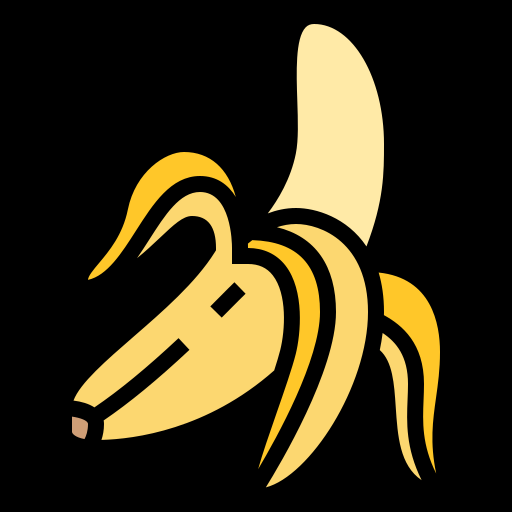
#> input picture PYC/Resource/banana.png, 512 x 512 px
$ python portfolio.py
#> lines starting #> are read from the running program, lines starting #| are printed output that depends on the picture
"""
OpenCV 손동작 메뉴 + 과일 터치 게임

[메인 실행 흐름]
- 카메라 프레임을 읽고 전처리한 뒤 움직임 마스크를 생성합니다.
- 상태값(state_now)으로 메뉴/카운트다운/게임/결과/설정 화면을 전환합니다.
- 버튼 선택과 과일 히트는 ROI 움직임 비율과 픽셀 수로 판정합니다.

[핵심 구성]
- Target / TargetPool: 타겟 상태와 재등장 관리
- ImageTool / DrawTool: 이미지 로드와 화면 출력
- MotionTool / MenuTool: 움직임 분석과 입력 상태 초기화
"""

# 경로 처리(리소스 폴더 탐색), 랜덤 값(위치/점수), 시간(쿨다운/경과시간) 계산용 모듈
import os
import random
import time

# OpenCV: 카메라/영상 처리/텍스트·도형 출력
# NumPy: 이미지(배열) 생성·합성 시 데이터 타입/채널 연산
import cv2
import numpy as np


# 과일 타겟 1개에 대한 "상태 + 동작"을 묶은 클래스
# 여기서 관리하는 값들은 게임 중 계속 바뀌므로 객체 단위로 묶어두면 추적이 쉽다.
class Target:
    def __init__(self, sprite_asset, hit_radius=40, score_gain=10):
        # 화면에 실제로 그릴 스프라이트(RGBA)
        self.sprite_asset = sprite_asset
        # 타겟 충돌 범위(원의 반지름)
        self.hit_radius = hit_radius
        # 이 타겟을 맞췄을 때 얻는 점수
        self.score_gain = score_gain

        # 현재 타겟 중심 좌표(프레임 기준)
        self.pos_x = 0
        self.pos_y = 0

        # 활성 여부: True면 화면에 표시/판정 대상, False면 대기 상태
        self.active_flag = False
        # 비활성 상태에서 다음 재등장 가능 시각
        self.respawn_time = 0.0
        # 마지막으로 히트된 시각(연속 중복 판정 방지)
        self.hit_time_last = 0.0
        # 스폰 직후 보호 종료 시각(바로 사라지는 문제 방지)
        self.guard_time_spawn = 0.0

    # [17 lines left out: functions activate_target, deactivate_target, not called in this run]


# 타겟 여러 개를 "묶어서" 관리하는 풀 클래스
# 생성/삭제 대신 활성/비활성만 바꿔 재사용하는 구조(가벼운 풀링 개념)
class TargetPool:
    def __init__(self, target_list):
        self.target_list = target_list

    def spawn_targets(self, active_count, frame_width, frame_height, now_time=None):
        # 앞쪽 active_count 개만 활성화, 나머지는 비활성화
        # 게임 시작/종료 시점에 전체 타겟 상태를 빠르게 맞추기 위한 함수
        for idx, target_obj in enumerate(self.target_list):
            if idx < active_count:
                target_obj.activate_target(frame_width, frame_height, now_time)
            else:
                target_obj.active_flag = False

    # [10 lines left out: functions list_activeTargets, update_respawnTargets, not called in this run]

class ImageTool:

    @staticmethod
    def convert_rgbaImage(raw_image):
        # 이미지 로드 실패(None)면 그대로 반환해서 상위 함수가 fallback 처리하도록 함
        if raw_image is None:
            return None

        # 1채널(그레이스케일) 이미지는 BGRA 4채널로 변환
        # -> 이후 합성 루틴이 "항상 4채널"이라고 가정해도 안전해짐
        if raw_image.ndim == 2:
            raw_image = cv2.cvtColor(raw_image, cv2.COLOR_GRAY2BGRA)

        # 3채널(BGR) 이미지는 알파 채널(255)을 붙여 BGRA로 통일
        if raw_image.ndim == 3 and raw_image.shape[2] == 3:
            alpha_layer = np.full((raw_image.shape[0], raw_image.shape[1], 1), 255, dtype=np.uint8)
            raw_image = np.concatenate([raw_image, alpha_layer], axis=2)
        return raw_image

    @staticmethod
    def load_resizedImage(file_path, image_size):
        # 파일을 원본 채널 상태로 읽고(IMREAD_UNCHANGED),
        # 위 convert_rgbaImage로 채널 형식을 통일한다.
#> called with file_path = 'PYC/Resource/banana.png', image_size = (80, 80)
        loaded_image = cv2.imread(file_path, cv2.IMREAD_UNCHANGED)
#> loaded_image is the input picture: shape (512, 512, 4); mean B, G, R, A 25.4, 48.8, 57, 111.2
        loaded_image = ImageTool.convert_rgbaImage(loaded_image)
        if loaded_image is None:
            return None

        # image_size는 (width, height)
        # INTER_AREA는 축소 시 품질이 비교적 안정적이라 버튼/과일 아이콘에 적합
        return cv2.resize(loaded_image, image_size, interpolation=cv2.INTER_AREA)
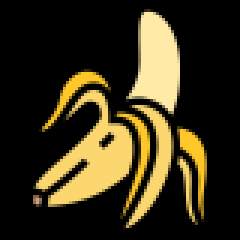
#> returned value: shape (80, 80, 4) (shown 3 times larger); mean of channels 0, 1, 2, 3 25.4, 48.8, 57, 111.2; drawn as B, G, R

    # [33 lines left out: function make_fallbackCircle, not called in this run]

    @staticmethod
    def make_fallbackSquare(sprite_size):
        # square.png가 없을 때 메뉴 버튼 베이스로 쓰는 대체 사각형
        width_size, height_size = sprite_size
        sprite_img = np.zeros((height_size, width_size, 4), dtype=np.uint8)

        # 내부 채우기 + 외곽선으로 버튼처럼 보이도록 구성
        cv2.rectangle(sprite_img, (6, 6), (width_size - 6, height_size - 6), (180, 180, 180, 255), -1)
        cv2.rectangle(sprite_img, (6, 6), (width_size - 6, height_size - 6), (90, 90, 90, 255), 3)
        return sprite_img

    @staticmethod
    def load_fruitAssets():
        # 현재 파일(OpenCV/portfolio.py) 기준 상위 폴더(PYC) 계산
        base_dir = os.path.abspath(os.path.join(os.path.dirname(__file__), ".."))
        resource_dir = os.path.join(base_dir, "Resource")

        file_name_list = ["banana.png", "strawberry.png", "watermelon.png"]
        fruit_assets = []

        # 이미지가 존재하면 (이름, 이미지) 튜플로 적재
        for file_name in file_name_list:
            file_path = os.path.join(resource_dir, file_name)
            image_asset = ImageTool.load_resizedImage(file_path, (80, 80))
            if image_asset is None:
                print(f"[WARN] 이미지 로드 실패: {file_path}")
                continue
            fruit_assets.append((os.path.splitext(file_name)[0], image_asset))

        # 전부 실패한 경우에도 게임이 시작되게 fallback 1개를 넣는다.
        if not fruit_assets:
            fruit_assets.append(("fallback", ImageTool.make_fallbackCircle((80, 80))))

        return fruit_assets

    @staticmethod
    def load_squareAsset(sprite_size=(240, 130)):
        # 버튼 베이스 이미지(square.png) 로드
        base_dir = os.path.abspath(os.path.join(os.path.dirname(__file__), ".."))
        file_path = os.path.join(base_dir, "Resource", "square.png")
        square_asset = ImageTool.load_resizedImage(file_path, sprite_size)
        if square_asset is None:
            # 누락 시에도 메뉴 UI 동작 보장을 위해 fallback 반환
            return ImageTool.make_fallbackSquare(sprite_size)
        return square_asset

    @staticmethod
    def tint_squareAsset(square_asset, color_bgr):
        # 같은 버튼 베이스를 색상만 바꿔 3종 버튼으로 재사용
        out_img = square_asset.copy()
        base_rgb = out_img[:, :, :3].astype(np.float32)
        color_layer = np.zeros_like(base_rgb)
        color_layer[:] = np.array(color_bgr, dtype=np.float32)

        # 원본 질감 40% + 지정 색상 60%로 혼합
        mixed_rgb = cv2.addWeighted(base_rgb, 0.40, color_layer, 0.60, 0)
        out_img[:, :, :3] = mixed_rgb.astype(np.uint8)
        return out_img

class DrawTool:

    @staticmethod
    def draw_spriteCenter(frame_img, sprite_asset, center_x, center_y):
        # sprite 크기를 가져와 중심 좌표 기준으로 배치할 박스를 계산
        sprite_h, sprite_w = sprite_asset.shape[:2]

        x1 = int(center_x - sprite_w // 2)
        y1 = int(center_y - sprite_h // 2)
        x2 = x1 + sprite_w
        y2 = y1 + sprite_h

        # 프레임 밖으로 완전히 나간 경우는 그릴 필요가 없으므로 종료
        frame_h, frame_w = frame_img.shape[:2]
        if x2 <= 0 or y2 <= 0 or x1 >= frame_w or y1 >= frame_h:
            return

        # 프레임 경계로 클리핑(일부만 걸친 경우 안전 처리)
        clip_x1 = max(0, x1)
        clip_y1 = max(0, y1)
        clip_x2 = min(frame_w, x2)
        clip_y2 = min(frame_h, y2)

        # 클리핑된 만큼 소스(sprite)에서 잘라낼 좌표 계산
        src_x1 = clip_x1 - x1
        src_y1 = clip_y1 - y1
        src_x2 = src_x1 + (clip_x2 - clip_x1)
        src_y2 = src_y1 + (clip_y2 - clip_y1)

        # 소스/대상 ROI 추출 후 알파 블렌딩 수행
        src_img = sprite_asset[src_y1:src_y2, src_x1:src_x2]
        dst_img = frame_img[clip_y1:clip_y2, clip_x1:clip_x2]

        alpha_mask = (src_img[:, :, 3:4] / 255.0).astype(np.float32)
        src_rgb = src_img[:, :, :3].astype(np.float32)
        dst_rgb = dst_img.astype(np.float32)

        out_rgb = (src_rgb * alpha_mask) + (dst_rgb * (1.0 - alpha_mask))
        frame_img[clip_y1:clip_y2, clip_x1:clip_x2] = out_rgb.astype(np.uint8)

    @staticmethod
    def draw_textCenter(frame_img, text_msg, center_x, center_y, font_scale=0.9, color=(255, 255, 255), thickness=2):
        # 텍스트 크기를 먼저 구해 "중앙 정렬된 좌표"를 계산
        (text_w, text_h), _ = cv2.getTextSize(text_msg, cv2.FONT_HERSHEY_SIMPLEX, font_scale, thickness)
        text_x = int(center_x - text_w / 2)
        text_y = int(center_y + text_h / 2)

        # 1차 검정 외곽선(가독성 향상), 2차 본문 색상
        # putText 파라미터 공통 설명:
        # 1) frame_img : 출력 대상 프레임
        # 2) text_msg  : 출력 문자열
        # 3) (text_x,text_y) : 좌표(좌하단 기준)
        # 4) FONT_HERSHEY_SIMPLEX : 폰트 종류
        # 5) font_scale : 글자 크기
        # 6) color : 글자 색(B,G,R)
        # 7) thickness : 선 두께
        # 8) LINE_AA : 안티앨리어싱
        cv2.putText(
            frame_img,
            text_msg,
            (text_x, text_y),
            cv2.FONT_HERSHEY_SIMPLEX,
            font_scale,
            (0, 0, 0),
            thickness + 2,
            cv2.LINE_AA,
        )
        cv2.putText(
            frame_img,
            text_msg,
            (text_x, text_y),
            cv2.FONT_HERSHEY_SIMPLEX,
            font_scale,
            color,
            thickness,
            cv2.LINE_AA,
        )

class MotionTool:

    @staticmethod
    def filter_grayFrame(gray_frame):
        # 가우시안 + 미디언 블러 조합:
        # - GaussianBlur: 전체적으로 부드럽게 만들어 미세 노이즈 완화
        # - medianBlur : 점 형태 노이즈 제거(조명 깜빡임/센서 점 잡음 완화)
        blur_gray = cv2.GaussianBlur(gray_frame, (21, 21), 0)
        blur_gray = cv2.medianBlur(blur_gray, 5)
        return blur_gray

    @staticmethod
    def build_diffMask(curr_filtered, prev_filtered):
        # 프레임 차분으로 움직임 후보를 얻고 threshold로 이진화
        diff_img = cv2.absdiff(prev_filtered, curr_filtered)
        # threshold=25: 이 값보다 작은 변화는 노이즈로 보고 버림
        _, mask_img = cv2.threshold(diff_img, 25, 255, cv2.THRESH_BINARY)
        return mask_img

    @staticmethod
    def calc_rectMotion(mask_img, x1, y1, x2, y2):
        # 관심영역(ROI)만 잘라 계산하면 속도/안정성이 좋아짐
        roi_img = mask_img[y1:y2, x1:x2]
        if roi_img.size == 0:
            # area=1로 반환하는 이유: 분모 0 연산 방지
            return 0.0, 0, 1

        roi_area = (x2 - x1) * (y2 - y1)
        if roi_area <= 0:
            return 0.0, 0, 1

        # 흰색 픽셀(움직임)을 세고 비율 계산
        motion_pixels = cv2.countNonZero(roi_img)
        motion_ratio = motion_pixels / float(roi_area)
        return motion_ratio, motion_pixels, roi_area

class MenuTool:

    # [8 lines left out: function reset_touchState, not called in this run]

def camera_set(cap_obj, frame_width=1280, frame_height=720):
    # 카메라에 "요청" 해상도를 설정하고
    cap_obj.set(cv2.CAP_PROP_FRAME_WIDTH, frame_width)
    cap_obj.set(cv2.CAP_PROP_FRAME_HEIGHT, frame_height)
    # 장치가 실제로 적용한 해상도를 다시 읽는다.
    # (장치에 따라 요청값과 다를 수 있음)
    real_width = int(cap_obj.get(cv2.CAP_PROP_FRAME_WIDTH))
    real_height = int(cap_obj.get(cv2.CAP_PROP_FRAME_HEIGHT))
    return real_width, real_height

# [6 lines left out: function random_position, not called in this run]

def main() -> None:
    # 기본 웹캠(인덱스 0) 열기
    cap_obj = cv2.VideoCapture(0)
    if not cap_obj.isOpened():
        print("WebCam is not define")
        return

    # 카메라 해상도 요청/적용
    frame_width, frame_height = camera_set(cap_obj, 1280, 720)
    print(frame_width, frame_height)

    # 과일 에셋 로드 후 타겟 객체 6개 생성(풀링용)
    fruit_assets = ImageTool.load_fruitAssets()
#> fruit_assets = 3 items
    target_list = []
    for _ in range(6):
        # 과일 이미지는 랜덤 선택
        _, sprite_asset = random.choice(fruit_assets)
        # 점수도 랜덤으로 줘서 타겟 가치에 변화를 둠
        score_gain = random.choice([10, 15, 20])
        target_list.append(Target(sprite_asset, hit_radius=40, score_gain=score_gain))
#> after the loop, target_list = 6 items

    target_pool = TargetPool(target_list)
    # 메뉴 진입 상태에서는 타겟 비활성(0개)
    target_pool.spawn_targets(active_count=0, frame_width=frame_width, frame_height=frame_height)
#> the loop in spawn_targets, `for idx, target_obj in enumerate(self.target_list):` made 6 passes

    # 메뉴 버튼 베이스 이미지 로드
    square_asset = ImageTool.load_squareAsset((240, 130))
#> in make_fallbackSquare, `cv2.rectangle(sprite_img, (6, 6), (width_size - 6, height_size - 6), (..`:
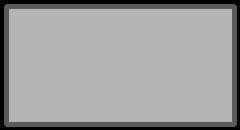
#> sprite_img: shape (130, 240, 4); mean of channels 0, 1, 2, 3 155.3, 155.3, 155.3, 234.1; drawn as B, G, R
    color_list = [
        (235, 206, 135),  # sky blue (BGR)
        (255, 0, 0),      # blue (BGR)
        (0, 165, 255),    # orange (BGR)
    ]
    spec_list = [
        ("START", "start"),
        ("SETTING", "mode"),
        ("EXIT", "exit"),
    ]

    # 버튼 레이아웃 계산(3개 버튼을 상단 중앙 정렬)
    button_w, button_h = 240, 130
    gap_w = 40
    total_w = button_w * 3 + gap_w * 2
    start_x = max(0, (frame_width - total_w) // 2)
    center_y = 20 + (button_h // 2)

    button_list = []
    for idx, (label_text, action_key) in enumerate(spec_list):
        center_x = start_x + idx * (button_w + gap_w) + (button_w // 2)
        # 같은 square 베이스에 색만 바꿔 버튼별 시각 구분
        tint_sprite = ImageTool.tint_squareAsset(square_asset, color_list[idx])
        button_list.append(
            {
                "label": label_text,
                "action": action_key,
                "sprite": tint_sprite,
                "center_x": center_x,
                "center_y": center_y,
                "width": button_w,
                "height": button_h,
            }
        )
#> this loop made 3 passes
#> pass 2, in tint_squareAsset (call 2), `mixed_rgb = cv2.addWeighted(base_rgb, 0.40, color_layer, 0.60, 0)`:
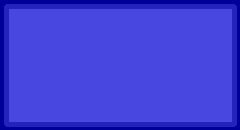
#> mixed_rgb: shape (130, 240, 3) float32; mean of channels 0, 1, 2 215.1, 62.1, 62.1; drawn as B, G, R
#> after the loop, button_list = 3 items

    # 상태머신 상수: 문자열 오타를 줄이기 위해 상수로 정의
    state_menu = "menu"
    state_countdown = "countdown"
    state_game = "game"
    state_result = "result"
    state_setting = "setting_notice"
    state_now = state_menu

    # 메뉴 버튼 접촉 판정 임계값들
    touch_ratio_min = 0.025
    touch_pixels_min = 120
    touch_required = 2
    touch_cooldown = 0.25

    # 버튼별 상태 저장용 맵
    # - touch_count_map: 누적 접촉 횟수(2회면 선택)
    # - over_prev_map  : 직전 프레임 접촉 여부(상승 에지 판정용)
    # - touch_time_map : 마지막 접촉 시각(쿨다운)
    touch_count_map = {"start": 0, "mode": 0, "exit": 0}
    over_prev_map = {"start": False, "mode": False, "exit": False}
    touch_time_map = {"start": 0.0, "mode": 0.0, "exit": 0.0}

    # 메뉴 진입 직후 오작동 방지를 위한 입력 잠금 시간
    menu_lock_start = 1.6
    menu_lock_reentry = 0.8
    menu_enable_time = time.time() + menu_lock_start

    # 화면 지속 시간/게임 시간 설정
    score_now = 0
    game_sec = 60
    result_sec = 5
    setting_sec = 5

    game_time_start = 0.0
    result_time_start = 0.0
    setting_time_start = 0.0
    countdown_time_start = 0.0

    # 히트 판정 관련 임계값
    hit_cooldown = 0.35
    hit_ratio_min = 0.08
    hit_guard_start = 0.5

    # 프레임 차분용 이전 프레임
    prev_filtered = None

    # 메인 루프 시작
    while True:
        ret_ok, frame_img = cap_obj.read()
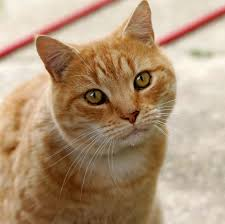
#> input picture PYC/Resource/cat.jpg, 225 x 224 px, given in place of the camera
#> frame_img is the input picture: shape (224, 225, 3); mean B, G, R 120.9, 148.9, 175.9
        if not ret_ok or frame_img is None:
            print("프레임을 읽지 못했습니다.")
            break

        # 거울 모드(사용자 기준 좌우가 직관적)
        frame_img = cv2.flip(frame_img, 1)

        # 모션 검출용 전처리
        gray_frame = cv2.cvtColor(frame_img, cv2.COLOR_BGR2GRAY)
        curr_filtered = MotionTool.filter_grayFrame(gray_frame)
#> in filter_grayFrame, `blur_gray = cv2.GaussianBlur(gray_frame, (21, 21), 0)`:
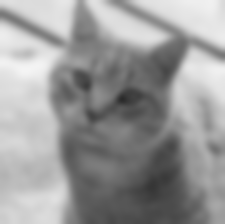
#> blur_gray: shape (224, 225); min 42, max 244, mean 153.7

        # 첫 프레임은 이전 프레임이 없으므로 현재 값을 복사
        if prev_filtered is None:
            prev_filtered = curr_filtered.copy()

        now_time = time.time()

        # 움직임 마스크 생성 후, 다음 비교를 위해 현재 프레임 저장
        motion_mask = MotionTool.build_diffMask(curr_filtered, prev_filtered)
        prev_filtered = curr_filtered.copy()

        # 표시용 캔버스
        canvas_img = frame_img.copy()

        if state_now == state_menu:
            # putText(화면, 문자열, 위치, 폰트, 크기, 색상(BGR), 두께)
            # - "MENU" 라벨을 좌하단에 출력해 현재 상태를 명시
            cv2.putText(canvas_img, "MENU", (20, frame_height - 55), cv2.FONT_HERSHEY_SIMPLEX, 1.0, (0, 255, 255), 2)
            # 사용 방법 안내 문구(2회 접촉 선택)
            cv2.putText(canvas_img, "Touch button 2 times to select (1 touch = 50%)", (20, frame_height - 20), cv2.FONT_HERSHEY_SIMPLEX, 0.7, (255, 255, 255), 2)
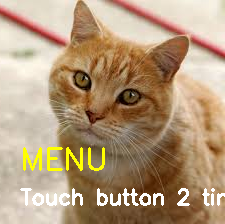
#> canvas_img: shape (224, 225, 3); mean B, G, R 123.1, 153.7, 179.8

            # 이번 프레임에서 실행할 액션(없으면 None)
            action_trigger = None
            # 잠금 시간이 지난 뒤에만 버튼 입력 허용
            input_enabled = now_time >= menu_enable_time

            for button in button_list:
                # 버튼 사양(중심좌표/크기/액션키) 추출
                center_x = button["center_x"]
                center_y = button["center_y"]
                width = button["width"]
                height = button["height"]
                action_key = button["action"]

                # 버튼 배경 이미지 + 버튼 텍스트를 같은 중심좌표에 출력
                DrawTool.draw_spriteCenter(canvas_img, button["sprite"], center_x, center_y)
                DrawTool.draw_textCenter(canvas_img, button["label"], center_x, center_y, font_scale=0.8, color=(255, 255, 255), thickness=2)

                # ROI(버튼 사각형)를 프레임 경계 안으로 계산
                x1 = max(0, center_x - width // 2)
                y1 = max(0, center_y - height // 2)
                x2 = min(frame_width, center_x + width // 2)
                y2 = min(frame_height, center_y + height // 2)

                # 버튼 영역 내 움직임 통계를 계산
                ratio_now, pixels_now, _ = MotionTool.calc_rectMotion(motion_mask, x1, y1, x2, y2)
                # 비율 + 픽셀 수 임계값을 동시에 만족해야 "접촉"으로 인정
                over_now = (ratio_now >= touch_ratio_min) and (pixels_now >= touch_pixels_min)

                # 접촉 중이면 초록 테두리, 아니면 회색 테두리
                border_color = (0, 255, 0) if over_now else (140, 140, 140)
                cv2.rectangle(canvas_img, (x1, y1), (x2, y2), border_color, 2)

                if input_enabled:
                    # 상승 에지: 직전 프레임 False -> 현재 True인 "막 닿은 순간"만 카운트
                    edge_up = over_now and (not over_prev_map[action_key])
                    # 같은 접촉이 너무 빠르게 중복 카운트되지 않게 쿨다운 적용
                    cooldown_ok = (now_time - touch_time_map[action_key]) > touch_cooldown

                    if edge_up and cooldown_ok:
                        # 버튼별 누적 접촉 수 증가(최대 touch_required)
                        touch_count_map[action_key] = min(touch_required, touch_count_map[action_key] + 1)
                        touch_time_map[action_key] = now_time
                        # 2회 채우면 해당 액션 확정
                        if touch_count_map[action_key] >= touch_required:
                            action_trigger = action_key

                # 다음 프레임의 edge-up 계산 기준으로 현재 상태 저장
                over_prev_map[action_key] = over_now

                # 진행바(0~100%) 계산 및 출력
                progress = touch_count_map[action_key] / float(touch_required)
                bar_x1 = x1 + 6
                bar_x2 = x2 - 6
                bar_y1 = y2 + 6
                bar_y2 = y2 + 14
                cv2.rectangle(canvas_img, (bar_x1, bar_y1), (bar_x2, bar_y2), (60, 60, 60), -1)
                fill_w = int((bar_x2 - bar_x1) * progress)
                cv2.rectangle(canvas_img, (bar_x1, bar_y1), (bar_x1 + fill_w, bar_y2), (0, 255, 0), -1)
#> this loop made 3 passes
#> (center_x, action_key, x1, text_w in draw_textCenter, text_x in draw_textCenter, bar_x1) on passes 2 to 3: (400, 'mode', 280, 100, 350, 286), (680, 'exit', 560, 52, 654, 566)
#> pass 1, in draw_spriteCenter, `src_img = sprite_asset[src_y1:src_y2, src_x1:src_x2]`:
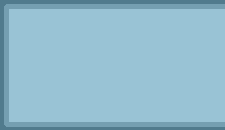
#> src_img: shape (130, 225, 4); mean of channels 0, 1, 2, 3 204.5, 186.5, 144.5, 236.9; drawn as B, G, R
#> after the loop, over_prev_map = {'start': False, 'mode': False, 'exit': False}; touch_count_map = {'start': 0, 'mode': 0, 'exit': 0}; touch_time_map = {'start': 0, 'mode': 0, 'exit': 0}
#> (the rest of the program and of its run is left out)
